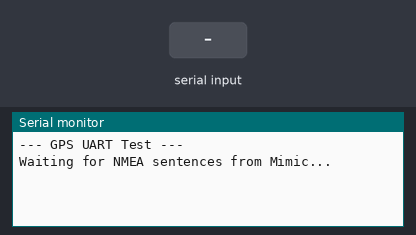
The sketch below on a simulated Arduino Uno, built with avr-gcc and run on an emulated ATmega328P. On the bench: the last lines printed to the serial monitor. Inputs (shaded band) come from the test bench.

Above: at 1.2 s.
1.3 s: "$" received over the second serial link
At 2.0 s:
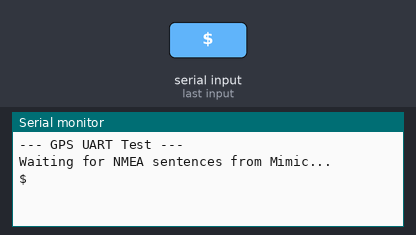
2.8 s: "1" received over the second serial link
At 3.1 s:
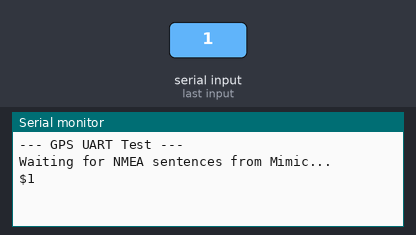

The sketch:

GPS.ino
```cpp
#include <SoftwareSerial.h>

// GPS RX is D7 (GPIO13) on ESP8266
// Connect this to PA9 (TX1) on STM32
SoftwareSerial gpsSerial(13, 15); // RX, TX

void setup() {
  Serial.begin(115200);
  gpsSerial.begin(9600); // Standard GPS Baud Rate

  Serial.println("\n--- GPS UART Test ---");
  Serial.println("Waiting for NMEA sentences from Mimic...");
}

void loop() {
  // Just bridge the data from GPS to PC Serial
  if (gpsSerial.available()) {
    char c = gpsSerial.read();
    Serial.write(c);

    // If we see the start of a sentence, blink the LED
    if (c == '$') {
      digitalWrite(LED_BUILTIN, LOW); // Blink ON
      delay(10);
      digitalWrite(LED_BUILTIN, HIGH); // Blink OFF
    }
  }
}
```

Measured:
- after the input at 1.3 s, the serial monitor: prints a new line at once (image 1)
- after the input at 2.8 s, the serial monitor: prints a new line at once (image 2)
